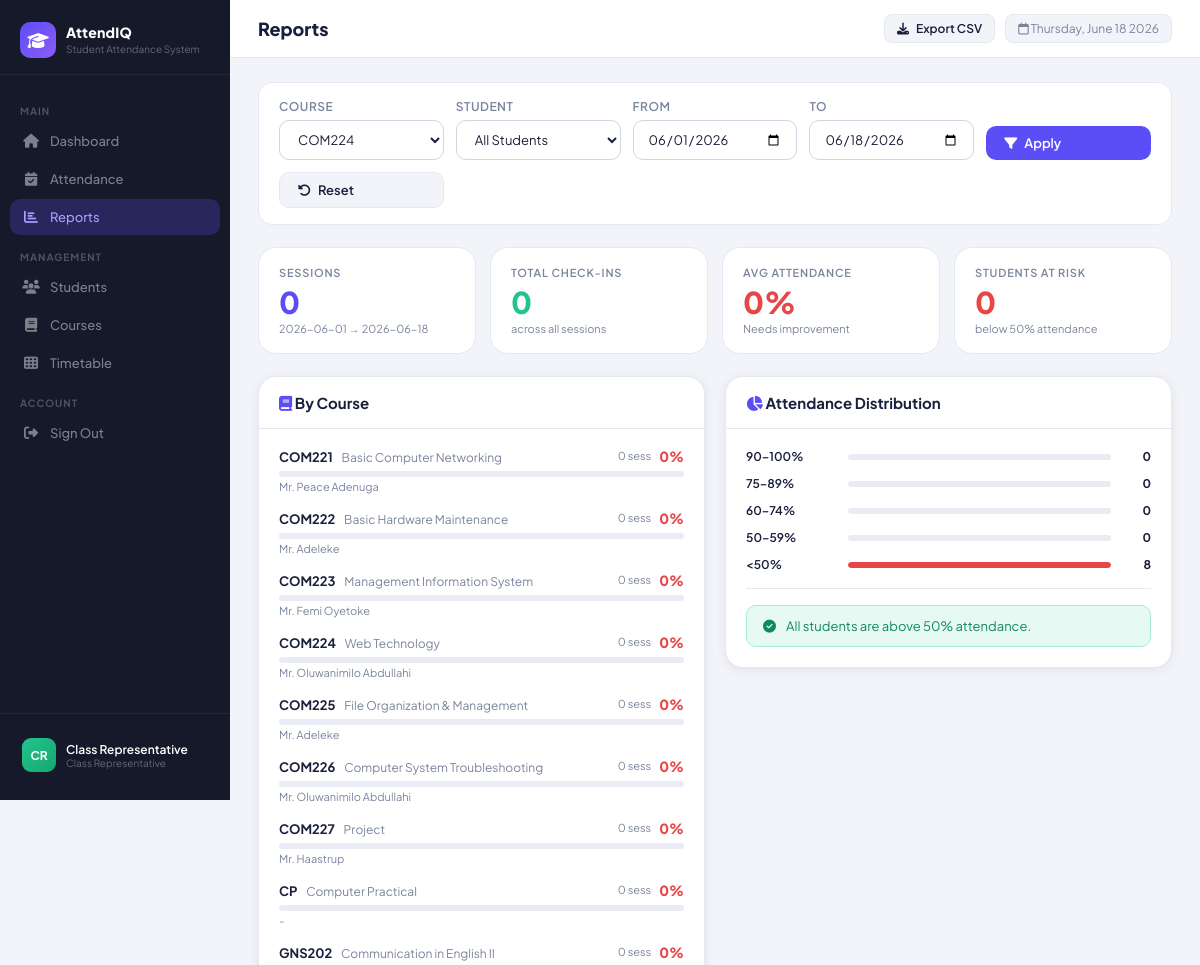
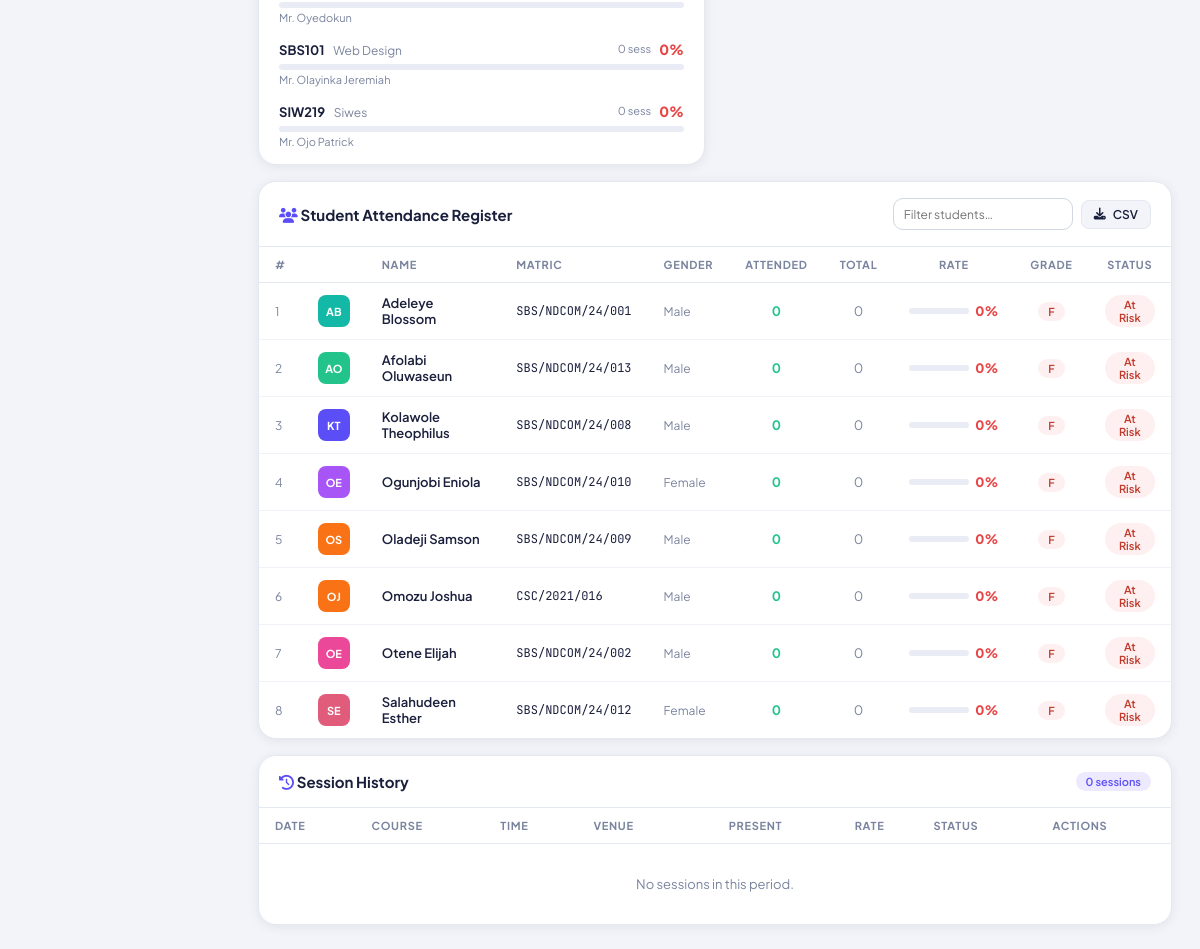
The app's page /admin/reports.php?course_id=5 (signed in) with its own data (2 pictures, top to bottom).
### tables this page shows
CREATE TABLE `courses` (
  `id` int(11) NOT NULL,
  `code` varchar(20) NOT NULL,
  `title` varchar(120) NOT NULL,
  `units` tinyint(4) NOT NULL DEFAULT 3,
  `instructor` varchar(120) NOT NULL,
  `instructor_email` varchar(120) DEFAULT NULL,
  `semester` enum('First','Second') NOT NULL DEFAULT 'First',
  `session` varchar(12) NOT NULL DEFAULT '2024/2025',
  `is_active` tinyint(1) NOT NULL DEFAULT 1,
  `created_at` datetime DEFAULT current_timestamp()
);

CREATE TABLE `students` (
  `id` int(11) NOT NULL,
  `matric_no` varchar(40) NOT NULL,
  `full_name` varchar(120) NOT NULL,
  `email` varchar(120) DEFAULT NULL,
  `phone` varchar(20) DEFAULT NULL,
  `gender` enum('Male','Female','Other') DEFAULT 'Male',
  `is_active` tinyint(1) NOT NULL DEFAULT 1,
  `created_at` datetime DEFAULT current_timestamp()
);

### include/config.php (called while the page is built, shortened)
<?php
function initials(string $name): string {
    $parts = explode(' ', trim($name));
    $ini = '';
    foreach ($parts as $p) $ini .= strtoupper(substr($p, 0, 1));
    return substr($ini, 0, 2);
}

### admin/reports.php (the view, shortened to what this page needs)
<?php
require_once __DIR__ . '/../include/config.php';
require_once __DIR__ . '/../include/layout.php';
$db = db();
$filterCourse  = (int)($_GET['course_id'] ?? 0);
$filterStudent = (int)($_GET['student_id'] ?? 0);
$filterFrom    = $_GET['date_from'] ?? date('Y-m-01');
$filterTo      = $_GET['date_to']   ?? date('Y-m-d');
$courses  = $db->query('SELECT id, code, title FROM courses WHERE is_active=TRUE ORDER BY code')->fetchAll();
$students = $db->query('SELECT id, matric_no, full_name FROM students WHERE is_active=TRUE ORDER BY full_name')->fetchAll();
$totalStudents = $db->query('SELECT COUNT(*) FROM students WHERE is_active=TRUE')->fetchColumn();
$statSessions = $db->prepare('
    SELECT COUNT(*) FROM att_sessions s
    JOIN timetable t ON s.timetable_id=t.id
    WHERE s.session_date BETWEEN ? AND ?
    ' . ($filterCourse ? 'AND t.course_id=?' : ''));
$p = [$filterFrom, $filterTo];
if ($filterCourse) $p[] = $filterCourse;
$statSessions->execute($p);
$numSessions = $statSessions->fetchColumn();
$statPresence = $db->prepare('
    SELECT COUNT(*) FROM attendance a
    JOIN att_sessions s ON a.session_id=s.id
    JOIN timetable t ON s.timetable_id=t.id
    WHERE s.session_date BETWEEN ? AND ?
    ' . ($filterCourse ? 'AND t.course_id=?' : ''));
$statPresence->execute($p);
$numPresences = $statPresence->fetchColumn();
$avgRate = ($numSessions > 0 && $totalStudents > 0)
    ? round($numPresences / ($numSessions * $totalStudents) * 100)
    : 0;
$courseBreakdown = $db->prepare('
    SELECT c.id, c.code, c.title, c.instructor,
           COUNT(DISTINCT s.id) AS sessions,
           COUNT(a.id)          AS presences,
           ? AS total_students
    FROM courses c
    LEFT JOIN timetable t ON t.course_id=c.id
    LEFT JOIN att_sessions s ON s.timetable_id=t.id AND s.session_date BETWEEN ? AND ?
    LEFT JOIN attendance a ON a.session_id=s.id
    WHERE c.is_active=TRUE
    GROUP BY c.id
    ORDER BY c.code
');
$courseBreakdown->execute([$totalStudents, $filterFrom, $filterTo]);
$courseStats = $courseBreakdown->fetchAll();
$stuParams  = [$filterFrom, $filterTo];
$stuWhere   = '';
if ($filterCourse)  { $stuWhere  .= ' AND t.course_id=?';  $stuParams[] = $filterCourse; }
$stuParams2 = [$filterFrom, $filterTo];
if ($filterCourse) $stuParams2[] = $filterCourse;
$studentBreakdown = $db->prepare("
    SELECT st.id, st.matric_no, st.full_name, st.gender,
           COUNT(DISTINCT a.session_id) AS attended,
           (SELECT COUNT(DISTINCT s2.id) FROM att_sessions s2
            JOIN timetable t2 ON s2.timetable_id=t2.id
            WHERE s2.session_date BETWEEN ? AND ?
            " . ($filterCourse ? 'AND t2.course_id=?' : '') . "
           ) AS total_sess
    FROM students st
    LEFT JOIN attendance a ON a.student_id=st.id
    LEFT JOIN att_sessions s ON a.session_id=s.id AND s.session_date BETWEEN ? AND ?
    LEFT JOIN timetable t ON s.timetable_id=t.id
    {$stuWhere}
    WHERE st.is_active=TRUE
    GROUP BY st.id
    ORDER BY attended DESC, st.full_name
");
$finalParams = array_merge($stuParams2, [$filterFrom, $filterTo], ($filterCourse ? [$filterCourse] : []), ($filterStudent ? [$filterStudent] : []));
$studentBreakdown->execute($finalParams);
$studentStats = $studentBreakdown->fetchAll();
function rateGrade(int $pct): array {
    return ['F', 'badge-red'];
}
$colors = ['#5c4ef7','#22c48c','#3b8df9','#f5a524','#e84646','#a855f7','#e05c7a','#f97316','#14b8a6','#ec4899'];
function rColor(int $id, array $c): string { return $c[$id % count($c)]; }
?>
<form method="GET" style="background:#fff;border:1px solid var(--border);border-radius:14px;padding:16px 20px;margin-bottom:22px">
  <div style="display:grid;grid-template-columns:repeat(auto-fit,minmax(160px,1fr));gap:12px;align-items:end">
    <div class="form-group" style="margin:0">
      <label>Course</label>
      <select name="course_id">
        <?php foreach ($courses as $c): ?>
          <option value="<?= $c['id'] ?>" <?= $filterCourse===$c['id']?'selected':'' ?>>
            <?= htmlspecialchars($c['code']) ?>
          </option>
        <?php endforeach; ?>
      </select>
    </div>
    <div class="form-group" style="margin:0">
      <label>Student</label>
      <select name="student_id">
        <option value="0">All Students</option>
      </select>
    </div>
    <div class="form-group" style="margin:0">
      <label>From</label>
      <input type="date" name="date_from" value="<?= $filterFrom ?>">
    </div>
    <div class="form-group" style="margin:0">
      <label>To</label>
      <input type="date" name="date_to" value="<?= $filterTo ?>">
    </div>
    <div>
      <button type="submit" class="btn btn-primary w-full"><i class="fa-solid fa-filter"></i> Apply</button>
    </div>
    <div>
      <a href="reports.php" class="btn btn-ghost w-full"><i class="fa-solid fa-rotate-left"></i> Reset</a>
    </div>
  </div>
</form>
<div class="stat-grid" style="grid-template-columns:repeat(4,1fr)">
  <div class="stat-card">
    <div class="stat-lbl">Sessions</div>
    <div class="stat-val c-brand"><?= $numSessions ?></div>
    <div class="stat-sub"><?= $filterFrom ?> → <?= $filterTo ?></div>
  </div>
  <div class="stat-card">
    <div class="stat-lbl">Total Check-ins</div>
    <div class="stat-val c-green"><?= $numPresences ?></div>
    <div class="stat-sub">across all sessions</div>
  </div>
  <div class="stat-card">
    <div class="stat-lbl">Avg Attendance</div>
    <div class="stat-val" style="color:<?= $avgRate>=70?'var(--green)':($avgRate>=50?'var(--amber)':'var(--red)') ?>"><?= $avgRate ?>%</div>
    <div class="stat-sub"><?= $avgRate>=70?'Healthy':'Needs improvement' ?></div>
  </div>
  <div class="stat-card">
    <div class="stat-lbl">Students At Risk</div>
    <?php $atRisk = count(array_filter($studentStats, fn($s)=>
        $s['total_sess']>0 && ($s['attended']/$s['total_sess'])<0.5));
    ?>
    <div class="stat-val c-red"><?= $atRisk ?></div>
    <div class="stat-sub">below 50% attendance</div>
  </div>
</div>
<div class="grid-2" style="align-items:start">
  <div class="card">
    <div class="card-header">
      <span class="card-title"><i class="fa-solid fa-book c-brand"></i> By Course</span>
    </div>
    <div style="padding:16px 20px;display:flex;flex-direction:column;gap:14px">
      <?php foreach ($courseStats as $c):
        $pct = ($c['sessions'] > 0 && $c['total_students'] > 0)
               ? round($c['presences'] / ($c['sessions'] * $c['total_students']) * 100) : 0;
        $barCol = $pct >= 70 ? 'var(--green)' : ($pct >= 50 ? 'var(--amber)' : 'var(--red)');
      ?>
      <div>
        <div style="display:flex;align-items:center;justify-content:space-between;margin-bottom:5px">
          <div>
            <span style="font-weight:700;font-size:13px"><?= htmlspecialchars($c['code']) ?></span>
            <span style="font-size:12px;color:var(--muted);margin-left:6px"><?= htmlspecialchars($c['title']) ?></span>
          </div>
          <div style="display:flex;align-items:center;gap:8px">
            <span style="font-size:11px;color:var(--muted)"><?= $c['sessions'] ?> sess</span>
            <span style="font-weight:800;font-size:14px;color:<?= $barCol ?>"><?= $pct ?>%</span>
          </div>
        </div>
        <div class="progress-bar-wrap">
        </div>
        <div style="font-size:11px;color:var(--muted);margin-top:3px"><?= htmlspecialchars($c['instructor']) ?></div>
      </div>
      <?php endforeach; ?>
    </div>
  </div>
  <div class="card">
    <div class="card-header">
      <span class="card-title"><i class="fa-solid fa-chart-pie c-brand"></i> Attendance Distribution</span>
    </div>
    <div style="padding:20px">
      <?php
      $brackets = ['90–100%'=>0,'75–89%'=>0,'60–74%'=>0,'50–59%'=>0,'<50%'=>0];
      foreach ($studentStats as $s) {
          $r = $s['total_sess']>0 ? ($s['attended']/$s['total_sess']*100) : 0;
          if     ($r >= 90) $brackets['90–100%']++;
          elseif ($r >= 75) $brackets['75–89%']++;
          elseif ($r >= 60) $brackets['60–74%']++;
          elseif ($r >= 50) $brackets['50–59%']++;
          else              $brackets['<50%']++;
      }
      $bColors = ['#22c48c','#3b8df9','#5c4ef7','#f5a524','#e84646'];
      $bi = 0;
      foreach ($brackets as $label => $count):
          $bPct = count($studentStats) > 0 ? round($count/count($studentStats)*100) : 0;
      ?>
      <div style="display:flex;align-items:center;gap:12px;margin-bottom:12px">
        <div style="width:90px;font-size:12px;font-weight:600;color:var(--text)"><?= $label ?></div>
        <div class="progress-bar-wrap">
          <div class="progress-bar" style="width:<?= $bPct ?>%;background:<?= $bColors[$bi] ?>"></div>
        </div>
        <div style="font-size:12px;font-weight:700;min-width:28px;text-align:right"><?= $count ?></div>
      </div>
      <?php $bi++; endforeach; ?>
      <div class="divider"></div>
      <?php if ($atRisk > 0): ?>
      <div class="alert alert-error" style="margin:0">
        <i class="fa-solid fa-triangle-exclamation"></i>
        <div><strong><?= $atRisk ?> student<?= $atRisk>1?'s are':' is' ?> at risk</strong> — below 50% attendance. Review the table below.</div>
      </div>
      <?php else: ?>
      <div class="alert alert-success" style="margin:0">
        <i class="fa-solid fa-circle-check"></i> All students are above 50% attendance.
      </div>
      <?php endif; ?>
    </div>
  </div>
</div>
<div class="card mt-4">
  <div class="card-header">
    <span class="card-title"><i class="fa-solid fa-users c-brand"></i> Student Attendance Register</span>
    <div style="display:flex;gap:8px;align-items:center">
      <input id="stu-search" placeholder="Filter students…" style="width:180px;padding:6px 10px;font-size:12px;height:32px"
             oninput="filterTable(this.value)">
      <a href="?export=1&course_id=<?= $filterCourse ?>&date_from=<?= $filterFrom ?>&date_to=<?= $filterTo ?>"
         class="btn btn-ghost btn-sm"><i class="fa-solid fa-download"></i> CSV</a>
    </div>
  </div>
  <div class="table-wrap">
    <table id="stu-table">
      <thead>
        <tr>
          <th>#</th><th></th><th>Name</th><th>Matric</th><th>Gender</th>
          <th style="text-align:center">Attended</th>
          <th style="text-align:center">Total</th>
          <th style="text-align:center">Rate</th>
          <th style="text-align:center">Grade</th>
          <th style="text-align:center">Status</th>
        </tr>
      </thead>
      <tbody>
        <?php foreach ($studentStats as $idx => $s):
          $rate = $s['total_sess'] > 0 ? round($s['attended'] / $s['total_sess'] * 100) : 0;
          [$grade, $gradeBadge] = rateGrade($rate);
          $rateColor = $rate >= 70 ? 'var(--green)' : ($rate >= 50 ? 'var(--amber)' : 'var(--red)');
          $col = rColor((int)$s['id'], $colors);
          $statusBadge = $rate >= 75 ? 'badge-green' : ($rate >= 50 ? 'badge-amber' : 'badge-red');
          $statusLabel = $rate >= 75 ? 'Good' : ($rate >= 50 ? 'Warning' : 'At Risk');
        ?>
        <tr data-name="<?= strtolower(htmlspecialchars($s['full_name'])) ?>"
            data-matric="<?= strtolower(htmlspecialchars($s['matric_no'])) ?>">
          <td class="text-muted text-sm"><?= $idx+1 ?></td>
          <td><div class="av av-sm" style="background:<?= $col ?>"><?= initials($s['full_name']) ?></div></td>
          <td style="font-weight:600"><?= htmlspecialchars($s['full_name']) ?></td>
          <td class="mono"><?= htmlspecialchars($s['matric_no']) ?></td>
          <td style="color:var(--muted);font-size:12px"><?= $s['gender'] ?></td>
          <td style="text-align:center;font-weight:700;color:var(--green)"><?= $s['attended'] ?></td>
          <td style="text-align:center;color:var(--muted)"><?= $s['total_sess'] ?></td>
          <td style="text-align:center">
            <div style="display:flex;align-items:center;justify-content:center;gap:6px">
              <div class="progress-bar-wrap" style="width:60px">
              </div>
              <span style="font-weight:800;font-size:13px;color:<?= $rateColor ?>"><?= $rate ?>%</span>
            </div>
          </td>
          <td style="text-align:center"><span class="badge <?= $gradeBadge ?>"><?= $grade ?></span></td>
          <td style="text-align:center"><span class="badge <?= $statusBadge ?>"><?= $statusLabel ?></span></td>
        </tr>
        <?php endforeach; ?>
      </tbody>
    </table>
  </div>
</div>
<div class="card mt-4">
  <div class="card-header">
    <span class="card-title"><i class="fa-solid fa-clock-rotate-left c-brand"></i> Session History</span>
    <span class="badge badge-brand"><?= $numSessions ?> sessions</span>
  </div>
  <div class="table-wrap">
    <?php
    $histParams = [$filterFrom, $filterTo];
    $histWhere  = '';
    if ($filterCourse) { $histWhere .= ' AND t.course_id=?'; $histParams[] = $filterCourse; }
    $histStmt = $db->prepare("
        SELECT s.*, c.code, c.title, t.start_time, t.end_time, t.venue,
               COUNT(a.id) AS present_count
        FROM att_sessions s
        JOIN timetable t ON s.timetable_id=t.id
        JOIN courses c ON t.course_id=c.id
        LEFT JOIN attendance a ON a.session_id=s.id
        WHERE s.session_date BETWEEN ? AND ? {$histWhere}
        GROUP BY s.id
        ORDER BY s.session_date DESC, t.start_time DESC
        LIMIT 80
    ");
    $histStmt->execute($histParams);
    $sessions = $histStmt->fetchAll();
    ?>
    <table>
      <thead>
        <tr><th>Date</th><th>Course</th><th>Time</th><th>Venue</th>
            <th style="text-align:center">Present</th>
            <th style="text-align:center">Rate</th>
            <th>Status</th><th>Actions</th></tr>
      </thead>
      <tbody>
        <?php if (empty($sessions)): ?>
          <tr><td colspan="8" class="empty-state" style="padding:32px;text-align:center;color:var(--muted)">No sessions in this period.</td></tr>
        <?php endif; ?>
      </tbody>
    </table>
  </div>
</div>

### records on screen
courses: code "COM221", title "Basic Computer Networking", sessions "0", pct "0", instructor "Mr. Peace Adenuga"
courses: code "COM222", title "Basic Hardware Maintenance", sessions "0", pct "0", instructor "Mr. Adeleke"
courses: code "COM223", title "Management Information System", sessions "0", pct "0", instructor "Mr. Femi Oyetoke"
courses: code "COM224", title "Web Technology", sessions "0", pct "0", instructor "Mr. Oluwanimilo Abdullahi"
courses: code "COM225", title "File Organization & Management", sessions "0", pct "0", instructor "Mr. Adeleke"
courses: code "COM226", title "Computer System Troubleshooting", sessions "0", pct "0", instructor "Mr. Oluwanimilo Abdullahi"
courses: code "COM227", title "Project", sessions "0", pct "0", instructor "Mr. Haastrup"
courses: code "CP", title "Computer Practical", sessions "0", pct "0", instructor "-"
courses: code "GNS202", title "Communication in English II", sessions "0", pct "0", instructor "Mr. Oyedokun"
courses: code "SBS101", title "Web Design", sessions "0", pct "0", instructor "Mr. Olayinka Jeremiah"
courses: code "SIW219", title "Siwes", sessions "0", pct "0", instructor "Mr. Ojo Patrick"
students: full_name "AB", full_name "Adeleye Blossom", matric_no "SBS/NDCOM/24/001", gender "Male", attended "0", total_sess "0", rate "0", grade "F", statusLabel "At Risk"
students: full_name "AO", full_name "Afolabi Oluwaseun", matric_no "SBS/NDCOM/24/013", gender "Male", attended "0", total_sess "0", rate "0", grade "F", statusLabel "At Risk"
students: full_name "KT", full_name "Kolawole Theophilus", matric_no "SBS/NDCOM/24/008", gender "Male", attended "0", total_sess "0", rate "0", grade "F", statusLabel "At Risk"
students: full_name "OE", full_name "Ogunjobi Eniola", matric_no "SBS/NDCOM/24/010", gender "Female", attended "0", total_sess "0", rate "0", grade "F", statusLabel "At Risk"
students: full_name "OS", full_name "Oladeji Samson", matric_no "SBS/NDCOM/24/009", gender "Male", attended "0", total_sess "0", rate "0", grade "F", statusLabel "At Risk"
students: full_name "OJ", full_name "Omozu Joshua", matric_no "CSC/2021/016", gender "Male", attended "0", total_sess "0", rate "0", grade "F", statusLabel "At Risk"
students: full_name "OE", full_name "Otene Elijah", matric_no "SBS/NDCOM/24/002", gender "Male", attended "0", total_sess "0", rate "0", grade "F", statusLabel "At Risk"
students: full_name "SE", full_name "Salahudeen Esther", matric_no "SBS/NDCOM/24/012", gender "Female", attended "0", total_sess "0", rate "0", grade "F", statusLabel "At Risk"

### other values on screen
$repName "Class Representative"
$title "Reports"
$buttons "Export CSV"
$numSessions "0"
$numPresences "0"
$avgRate "0"
$atRisk "0"
$label "90–100%"
$count "0"
$label "75–89%"
$label "60–74%"
$label "50–59%"
$label "<50%"
$count "8"
form field course_id "COM224"
